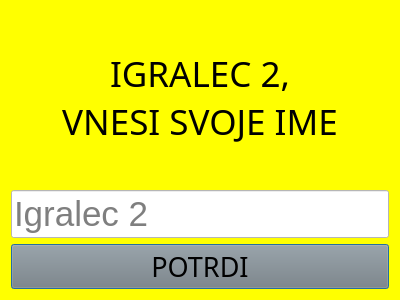
<?xml version="1.0" encoding="UTF-8"?>
<ui version="4.0">
 <class>vnosImena2</class>
 <widget class="QDialog" name="vnosImena2">
  <property name="geometry">
   <rect>
    <x>0</x>
    <y>0</y>
    <width>400</width>
    <height>300</height>
   </rect>
  </property>
  <property name="windowTitle">
   <string>Štiri v vrsto</string>
  </property>
  <property name="styleSheet">
   <string notr="true">background-color: yellow;</string>
  </property>
  <layout class="QGridLayout" name="gridLayout">
   <item row="0" column="0">
    <layout class="QVBoxLayout" name="verticalLayout">
     <item>
      <widget class="QLabel" name="label_">
       <property name="font">
        <font>
         <family>Hobo Std</family>
         <pointsize>26</pointsize>
        </font>
       </property>
       <property name="styleSheet">
        <string notr="true">background-color: rgba(255, 255, 255, 0)</string>
       </property>
       <property name="text">
        <string>IGRALEC 2,
VNESI SVOJE IME</string>
       </property>
       <property name="alignment">
        <set>Qt::AlignCenter</set>
       </property>
      </widget>
     </item>
     <item>
      <widget class="QLineEdit" name="txtIme">
       <property name="font">
        <font>
         <pointsize>26</pointsize>
        </font>
       </property>
       <property name="styleSheet">
        <string notr="true">background-color:white</string>
       </property>
       <property name="placeholderText">
        <string>Igralec 2</string>
       </property>
      </widget>
     </item>
     <item>
      <widget class="QPushButton" name="btnPotrdi">
       <property name="font">
        <font>
         <family>Hobo Std</family>
         <pointsize>20</pointsize>
        </font>
       </property>
       <property name="styleSheet">
        <string notr="true">background-color: grey;</string>
       </property>
       <property name="text">
        <string>POTRDI</string>
       </property>
      </widget>
     </item>
    </layout>
   </item>
  </layout>
 </widget>
 <resources/>
 <connections>
  <connection>
   <sender>btnPotrdi</sender>
   <signal>clicked()</signal>
   <receiver>vnosImena2</receiver>
   <slot>accept()</slot>
   <hints>
    <hint type="sourcelabel">
     <x>299</x>
     <y>420</y>
    </hint>
    <hint type="destinationlabel">
     <x>299</x>
     <y>224</y>
    </hint>
   </hints>
  </connection>
 </connections>
</ui>
